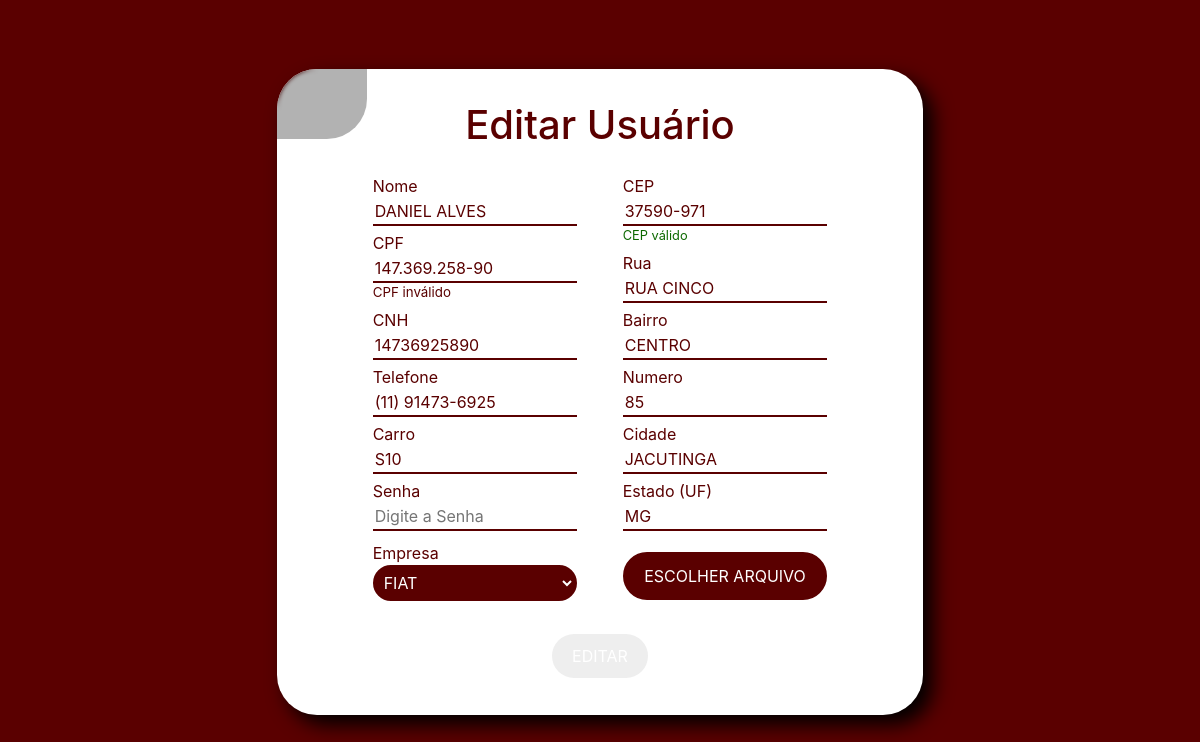
Page /editarUser.php?id=11 (signed in) on the earlier database version.
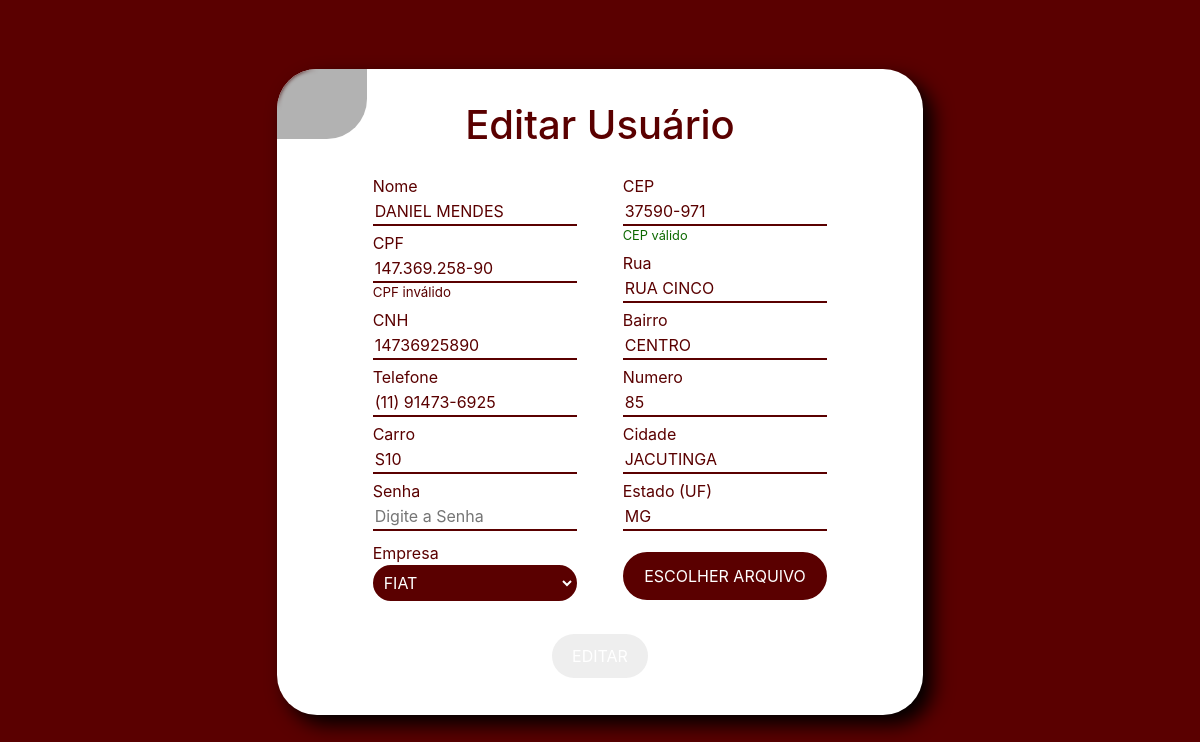
Same page on the later database version.
### tables this page shows
CREATE TABLE `usuarios` (
  `id_user` int(11) NOT NULL,
  `nome` varchar(255) NOT NULL,
  `cpf` varchar(14) NOT NULL,
  `cnh` varchar(11) NOT NULL,
  `telefone` varchar(15) NOT NULL,
  `carro` varchar(255) NOT NULL,
  `cargo` char(1) NOT NULL,
  `id_empresa` int(11) NOT NULL,
  `senha` varchar(255) NOT NULL,
  `foto` varchar(50) NOT NULL,
  `registro` date DEFAULT NULL,
  `id_endereco` int(11) NOT NULL
);

CREATE TABLE `empresas` (
  `id_emp` int(11) NOT NULL,
  `nome` varchar(255) NOT NULL,
  `fantasia` varchar(255) NOT NULL,
  `cnpj` varchar(18) NOT NULL,
  `telefone` varchar(15) NOT NULL,
  `responsavel` varchar(255) NOT NULL,
  `foto` varchar(50) NOT NULL,
  `registro` date DEFAULT NULL,
  `id_endereco` int(11) NOT NULL
);

CREATE TABLE `enderecos` (
  `id_end` int(11) NOT NULL,
  `cep` varchar(9) NOT NULL,
  `numero` varchar(6) NOT NULL,
  `rua` varchar(255) NOT NULL,
  `cidade` varchar(255) NOT NULL,
  `estado` char(2) NOT NULL,
  `bairro` varchar(255) NOT NULL
);

### _verify/verificacaoEditUser.php (called while the page is built, shortened)
<?php
  require_once '_class/UsuarioDAO.php';
  $id_edit = $_GET['id'];
  $usuario = new Usuario();
  $usuarioDAO= new UsuarioDAO($usuario);
  $dados = $usuarioDAO->retornarUsuario($id_edit);

### _class/ConnectionFactory.php (called while the page is built, shortened)
<?php
class ConnectionFactory {
    public static $instance;
    public static function getConexao() {
        if(!isset(self::$instance)) {
            $db_name = 'overdrive';
            $db_host = '127.0.0.1';
            $db_user = 'root';
            $db_password = '';
            self::$instance = new PDO('mysql:host=' . $db_host . ';dbname=' . $db_name, $db_user, $db_password,
                array(PDO::MYSQL_ATTR_INIT_COMMAND => 'SET NAMES utf8'));
            self::$instance->setAttribute(PDO::ATTR_ERRMODE, PDO::ERRMODE_EXCEPTION);
            self::$instance->setAttribute(PDO::ATTR_ORACLE_NULLS, PDO::NULL_EMPTY_STRING);
        }
        return self::$instance;
    }
}

### _class/UsuarioDAO.php (called while the page is built, shortened)
<?php
    class UsuarioDAO {
        public function retornarUsuario($id) {
            try {
                $sql = "SELECT u.id_user, u.nome, u.carro, u.cargo, emp.fantasia, u.telefone, u.cpf, u.cnh, u.foto, e.cep, e.numero, e.rua, e.cidade, e.estado, e.bairro FROM usuarios u INNER JOIN enderecos e ON u.id_endereco = e.id_end INNER JOIN empresas emp ON u.id_empresa = emp.id_emp WHERE u.id_user = :id;";
                $stmt = ConnectionFactory::getConexao()->prepare($sql);
                $stmt->bindValue(":id", $id, PDO::PARAM_INT);
                $stmt->execute() or die(print_r($stmt->errorInfo(), true));
                $dados = $stmt->fetchAll();
                if(count($dados) > 0) {
                    return $dados;
                }
                return -1;
            } catch(Exception $e) {
                echo "Exceção $e";
            }
        }
    }

### editarUser.php (the view, shortened to what the changed rows need)
<?php require_once '_verify/verificacaoEditUser.php'; ?>
<!DOCTYPE html>
<html lang="pt-br">
  <head>
    <link rel="stylesheet" href="https://stackpath.bootstrapcdn.com/bootstrap/4.1.3/css/bootstrap.min.css">
    <link rel="stylesheet" href="_css/style.css">
    <link rel='stylesheet' href='https://cdn-uicons.flaticon.com/2.6.0/uicons-regular-rounded/css/uicons-regular-rounded.css'>
    <link rel='stylesheet' href='https://cdn-uicons.flaticon.com/2.6.0/uicons-brands/css/uicons-brands.css'>
  </head>
  <body id="full_content_cadastro" class="center" style="flex-direction: column;">
    <main class="col-10 center" style="justify-content: center; color: var(--red-dark);">
        <div id="cadastro_user" class="cadastro col-12 col-md-8 center" style="border-radius: 40px; box-shadow: 10px 10px 20px #000; display: flex; margin: 1em 0 2em 0;">
            <h1 style="z-index: 1010;">Editar Usuário</h1>
            <form class="form_cadastro" action="<?= $_SERVER["PHP_SELF"] . '?&id=' . $id_edit ?>" method="post" enctype="multipart/form-data">
                <div class="column_left">
                    <p>
                        <label for="id_nome">Nome</label>
                        <input type="text" name="nome" id="id_nome" maxlength="255" placeholder="Digite o Nome" value="<?= $dados[0]['nome'] ?>" required>
                    </p>
                    <p>
                        <label for="id_cpf">CPF</label>
                        <input type="text" data-mask="000.000.000-00" name="cpf" id="id_cpf" minlength="14" maxlength="14" placeholder="Digite o CPF" value="<?= $dados[0]['cpf'] ?>" oninput="validacoesCpf()" required>
                        <small id="cpfTeste"></small>
                    </p>
                    <p>
                        <label for="id_cnh">CNH</label>
                        <input type="text" name="cnh" id="id_cnh" minlength="9" maxlength="10" placeholder="Digite a CNH" value="<?= $dados[0]['cnh'] ?>" required>
                    </p>
                    <p id="p_telefone">
                        <label for="id_telefone">Telefone</label>
                        <input type="text" name="telefone" id="id_telefone" minlength="10'" maxlength="11" placeholder="Digite o Telefone" value="<?= $dados[0]['telefone'] ?>" onblur="verificaTel(this)" onfocus="tirarFormat(this)" oninput="removeChar(this)" required>
                    </p>
                    <p>
                        <label for="id_carro">Carro</label>
                        <input type="text" name="carro" id="id_carro" maxlength="255" placeholder="Digite o Carro" value="<?= $dados[0]['carro'] ?>" required>
                    </p>
                    <p>
                        <label for="id_empresa">Empresa</label>
                        <select name="empresa" id="id_empresa">
                            <?php if($_SESSION['cargo'] === 'A'): ?>
                                <?php foreach($empresas as $empresa => $nome):
                                    if($nome['fantasia'] === $dados[0]['fantasia']): ?>
                                        <option value="<?= $nome['fantasia'] ?>" selected><?= $nome['fantasia'] ?></option>
                                    <?php else: ?>
                                        <option value="<?= $nome['fantasia'] ?>"><?= $nome['fantasia'] ?></option>
                                    <?php endif; ?>
                                <?php endforeach; ?>
                            <?php else: ?>
                                <option value="<?= $dados[0]['fantasia'] ?>" selected><?= $dados[0]['fantasia'] ?></option>
                            <?php endif; ?>
                        </select>
                    </p>
                </div>
                <div class="address_data">
                    <p>
                        <label for="id_cep">CEP</label>
                        <input type="text" data-mask="00000-000" name="cep" id="id_cep" minlength="9" maxlength="9" placeholder="Digite o CEP" value="<?= $dados[0]['cep'] ?>" required>
                        <small id="cepTeste" style="color: #0c6800;">CEP válido</small>
                    </p>
                    <p>
                        <label for="id_rua">Rua</label>
                        <input type="text" name="rua" id="id_rua" maxlength="255" placeholder="Digite a Rua" value="<?= $dados[0]['rua'] ?>" required>
                    </p>
                    <p>
                        <label for="id_bairro">Bairro</label>
                        <input type="text" name="bairro" id="id_bairro" maxlength="255" placeholder="Digite o Bairro" value="<?= $dados[0]['bairro'] ?>" required>
                    </p>
                    <p>
                        <label for="id_numero">Numero</label>
                        <input type="text" name="numero" id="id_numero" placeholder="Digite o Número" value="<?= $dados[0]['numero'] ?>" required>
                    </p>
                    <p>
                        <label for="id_cidade">Cidade</label>
                        <input type="text" name="cidade" id="id_cidade" maxlength="255" placeholder="Digite a Cidade" value="<?= $dados[0]['cidade'] ?>" required>
                    </p>
                    <p>
                        <label for="id_estado">Estado (UF)</label>
                        <input type="text" name="estado" id="id_estado"minlength="2" maxlength="2" placeholder="Exemplo: SP, RJ..." value="<?= $dados[0]['estado'] ?>" required>
                    </p>
                </div>
            </form>
        </div>
    </main>
  </body>
</html>

Differences in the rows shown:
changed usuarios "FIAT": nome "DANIEL ALVES" → "DANIEL MENDES"
